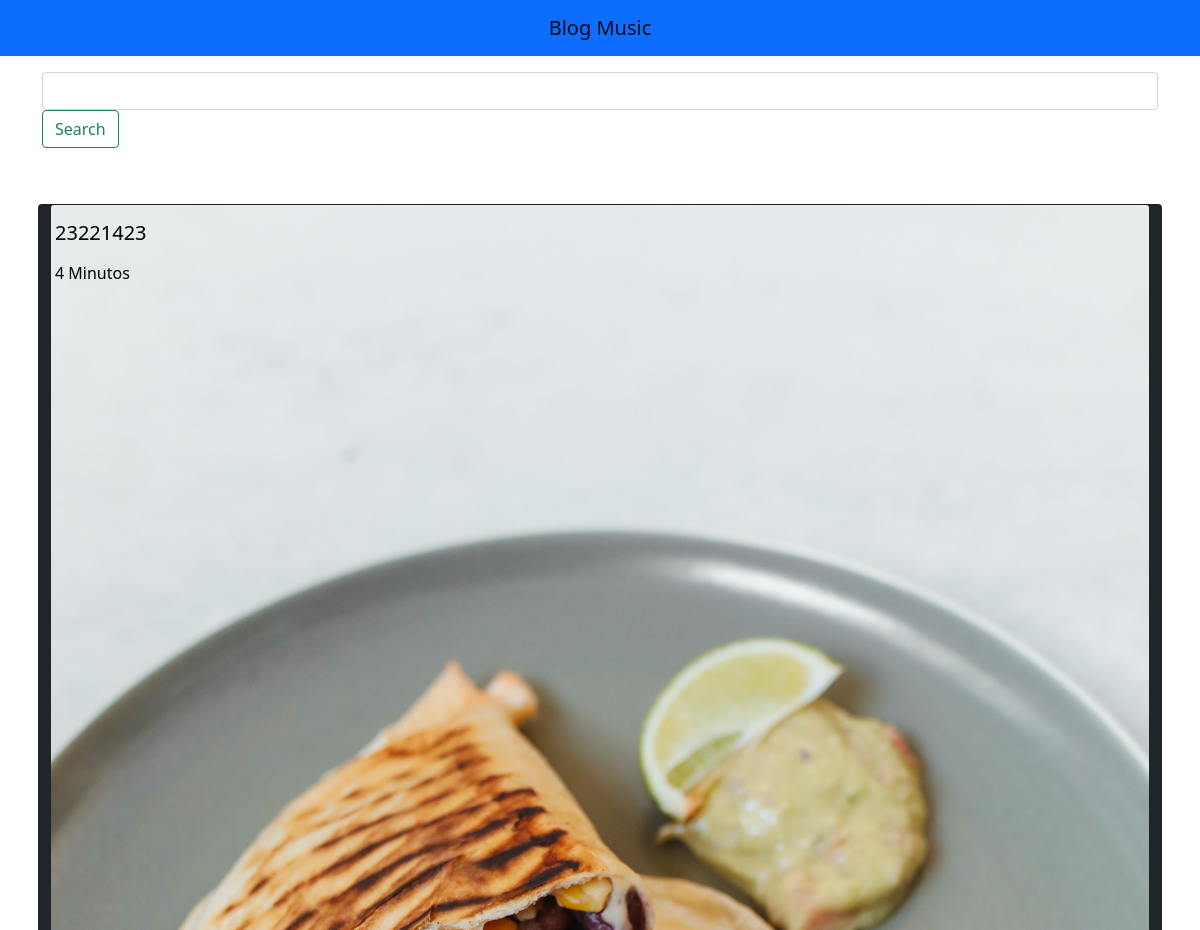
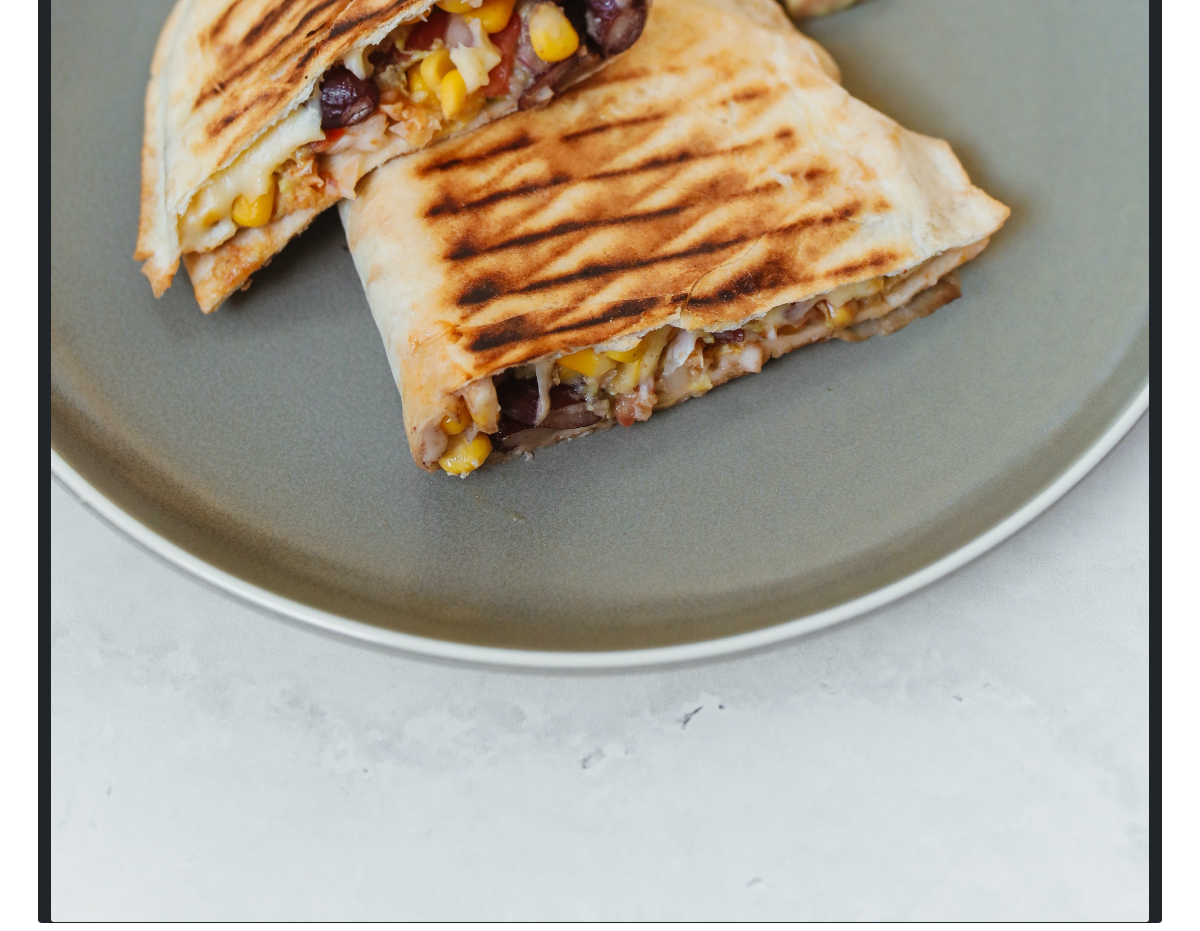
Screenshot of /home/video/5/ with the database file from the repository (2 pictures, top to bottom).
### home/models.py (models this page shows, shortened)
class Video(models.Model):
    titulo = models.CharField(max_length=65)
    descricao = models.TextField(max_length=165, blank=True)
    tempo = models.IntegerField()
    publicado = models.BooleanField(default=False)
    categoria = models.ForeignKey(
        Categoria, on_delete=models.SET_NULL, null=True)
    imagem = models.ImageField(upload_to='home/covers/%Y/%m/%d/')
    data_criacao = models.DateTimeField(auto_now_add=True)
    autualizacao_criacao = models.DateTimeField(auto_now=True)
    autor = models.ForeignKey(
        User, on_delete=models.SET_NULL, null=True)

### home/views.py (the view)
# urls.py: path('home/video/<int:id>/', views.video, name='v'),
def video(request, id):
    video = get_object_or_404(Video, publicado=True, pk=id)
    return render(request, 'home/pages/video.html', context={
        'videos': video
    })

### home/templates/home/pages/video.html (shortened to what this page needs)
{% extends 'homes/base.html' %}
{% block conteudo %}
<div class="container-md mx-auto">
    <div class="row p-2 mt-5">
      <div class="card bg-dark text-black">
        <img src="{{videos.imagem.url}}" class="card-img" alt="...">
        <div class="card-img-overlay">
          <h5 class="card-title">{{videos.titulo}}</h5>
          <p class="card-text">{{videos.tempo}} Minutos </p>
        </div>
      </div>
    </div>
  </div>
{% endblock conteudo %}

### rows the page displays
Video: imagem (picture), titulo "23221423", tempo "4"
